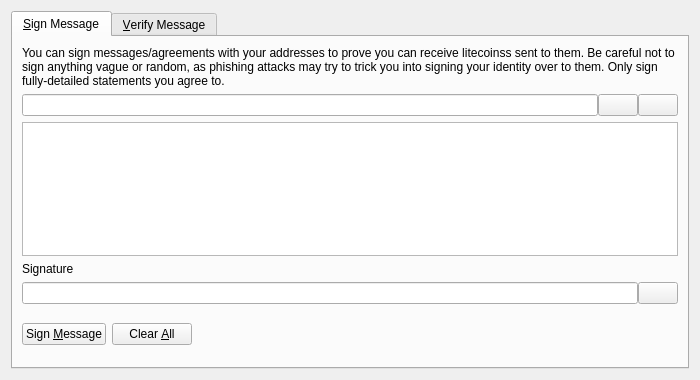
<?xml version="1.0" encoding="UTF-8"?>
<ui version="4.0">
 <class>SignVerifyMessageDialog</class>
 <widget class="QDialog" name="SignVerifyMessageDialog">
  <property name="geometry">
   <rect>
    <x>0</x>
    <y>0</y>
    <width>700</width>
    <height>380</height>
   </rect>
  </property>
  <property name="windowTitle">
   <string>Signatures - Sign / Verify a Message</string>
  </property>
  <property name="modal">
   <bool>true</bool>
  </property>
  <layout class="QVBoxLayout" name="verticalLayout">
   <item>
    <widget class="QTabWidget" name="tabWidget">
     <property name="currentIndex">
      <number>0</number>
     </property>
     <widget class="QWidget" name="tabSignMessage">
      <attribute name="title">
       <string>&amp;Sign Message</string>
      </attribute>
      <layout class="QVBoxLayout" name="verticalLayout_SM">
       <item>
        <widget class="QLabel" name="infoLabel_SM">
         <property name="text">
          <string>You can sign messages/agreements with your addresses to prove you can receive litecoinss sent to them. Be careful not to sign anything vague or random, as phishing attacks may try to trick you into signing your identity over to them. Only sign fully-detailed statements you agree to.</string>
         </property>
         <property name="textFormat">
          <enum>Qt::PlainText</enum>
         </property>
         <property name="wordWrap">
          <bool>true</bool>
         </property>
        </widget>
       </item>
       <item>
        <layout class="QHBoxLayout" name="horizontalLayout_1_SM">
         <property name="spacing">
          <number>0</number>
         </property>
         <item>
          <widget class="QValidatedLineEdit" name="addressIn_SM">
           <property name="toolTip">
            <string>The LitecoinS address to sign the message with</string>
           </property>
          </widget>
         </item>
         <item>
          <widget class="QPushButton" name="addressBookButton_SM">
           <property name="toolTip">
            <string>Choose previously used address</string>
           </property>
           <property name="text">
            <string/>
           </property>
           <property name="icon">
            <iconset resource="../bitcoin.qrc">
             <normaloff>:/icons/address-book</normaloff>:/icons/address-book</iconset>
           </property>
           <property name="shortcut">
            <string>Alt+A</string>
           </property>
           <property name="autoDefault">
            <bool>false</bool>
           </property>
          </widget>
         </item>
         <item>
          <widget class="QPushButton" name="pasteButton_SM">
           <property name="toolTip">
            <string>Paste address from clipboard</string>
           </property>
           <property name="text">
            <string/>
           </property>
           <property name="icon">
            <iconset resource="../bitcoin.qrc">
             <normaloff>:/icons/editpaste</normaloff>:/icons/editpaste</iconset>
           </property>
           <property name="shortcut">
            <string>Alt+P</string>
           </property>
           <property name="autoDefault">
            <bool>false</bool>
           </property>
          </widget>
         </item>
        </layout>
       </item>
       <item>
        <widget class="QPlainTextEdit" name="messageIn_SM">
         <property name="toolTip">
          <string>Enter the message you want to sign here</string>
         </property>
        </widget>
       </item>
       <item>
        <widget class="QLabel" name="signatureLabel_SM">
         <property name="text">
          <string>Signature</string>
         </property>
         <property name="textFormat">
          <enum>Qt::PlainText</enum>
         </property>
        </widget>
       </item>
       <item>
        <layout class="QHBoxLayout" name="horizontalLayout_2_SM">
         <property name="spacing">
          <number>0</number>
         </property>
         <item>
          <widget class="QLineEdit" name="signatureOut_SM">
           <property name="font">
            <font>
             <italic>true</italic>
            </font>
           </property>
           <property name="readOnly">
            <bool>true</bool>
           </property>
          </widget>
         </item>
         <item>
          <widget class="QPushButton" name="copySignatureButton_SM">
           <property name="toolTip">
            <string>Copy the current signature to the system clipboard</string>
           </property>
           <property name="text">
            <string/>
           </property>
           <property name="icon">
            <iconset resource="../bitcoin.qrc">
             <normaloff>:/icons/editcopy</normaloff>:/icons/editcopy</iconset>
           </property>
           <property name="autoDefault">
            <bool>false</bool>
           </property>
          </widget>
         </item>
        </layout>
       </item>
       <item>
        <layout class="QHBoxLayout" name="horizontalLayout_3_SM">
         <item>
          <widget class="QPushButton" name="signMessageButton_SM">
           <property name="toolTip">
            <string>Sign the message to prove you own this LitecoinS address</string>
           </property>
           <property name="text">
            <string>Sign &amp;Message</string>
           </property>
           <property name="icon">
            <iconset resource="../bitcoin.qrc">
             <normaloff>:/icons/edit</normaloff>:/icons/edit</iconset>
           </property>
           <property name="autoDefault">
            <bool>false</bool>
           </property>
          </widget>
         </item>
         <item>
          <widget class="QPushButton" name="clearButton_SM">
           <property name="toolTip">
            <string>Reset all sign message fields</string>
           </property>
           <property name="text">
            <string>Clear &amp;All</string>
           </property>
           <property name="icon">
            <iconset resource="../bitcoin.qrc">
             <normaloff>:/icons/remove</normaloff>:/icons/remove</iconset>
           </property>
           <property name="autoDefault">
            <bool>false</bool>
           </property>
          </widget>
         </item>
         <item>
          <spacer name="horizontalSpacer_1_SM">
           <property name="orientation">
            <enum>Qt::Horizontal</enum>
           </property>
           <property name="sizeHint" stdset="0">
            <size>
             <width>40</width>
             <height>48</height>
            </size>
           </property>
          </spacer>
         </item>
         <item>
          <widget class="QLabel" name="statusLabel_SM">
           <property name="font">
            <font>
             <weight>75</weight>
             <bold>true</bold>
            </font>
           </property>
           <property name="text">
            <string/>
           </property>
           <property name="wordWrap">
            <bool>true</bool>
           </property>
          </widget>
         </item>
         <item>
          <spacer name="horizontalSpacer_2_SM">
           <property name="orientation">
            <enum>Qt::Horizontal</enum>
           </property>
           <property name="sizeHint" stdset="0">
            <size>
             <width>40</width>
             <height>48</height>
            </size>
           </property>
          </spacer>
         </item>
        </layout>
       </item>
      </layout>
     </widget>
     <widget class="QWidget" name="tabVerifyMessage">
      <attribute name="title">
       <string>&amp;Verify Message</string>
      </attribute>
      <layout class="QVBoxLayout" name="verticalLayout_VM">
       <item>
        <widget class="QLabel" name="infoLabel_VM">
         <property name="text">
          <string>Enter the receiver's address, message (ensure you copy line breaks, spaces, tabs, etc. exactly) and signature below to verify the message. Be careful not to read more into the signature than what is in the signed message itself, to avoid being tricked by a man-in-the-middle attack. Note that this only proves the signing party receives with the address, it cannot prove sendership of any transaction!</string>
         </property>
         <property name="textFormat">
          <enum>Qt::PlainText</enum>
         </property>
         <property name="alignment">
          <set>Qt::AlignLeading|Qt::AlignLeft|Qt::AlignTop</set>
         </property>
         <property name="wordWrap">
          <bool>true</bool>
         </property>
        </widget>
       </item>
       <item>
        <layout class="QHBoxLayout" name="horizontalLayout_1_VM">
         <property name="spacing">
          <number>0</number>
         </property>
         <item>
          <widget class="QValidatedLineEdit" name="addressIn_VM">
           <property name="toolTip">
            <string>The LitecoinS address the message was signed with</string>
           </property>
          </widget>
         </item>
         <item>
          <widget class="QPushButton" name="addressBookButton_VM">
           <property name="toolTip">
            <string>Choose previously used address</string>
           </property>
           <property name="text">
            <string/>
           </property>
           <property name="icon">
            <iconset resource="../bitcoin.qrc">
             <normaloff>:/icons/address-book</normaloff>:/icons/address-book</iconset>
           </property>
           <property name="shortcut">
            <string>Alt+A</string>
           </property>
           <property name="autoDefault">
            <bool>false</bool>
           </property>
          </widget>
         </item>
        </layout>
       </item>
       <item>
        <widget class="QPlainTextEdit" name="messageIn_VM"/>
       </item>
       <item>
        <widget class="QValidatedLineEdit" name="signatureIn_VM"/>
       </item>
       <item>
        <layout class="QHBoxLayout" name="horizontalLayout_2_VM">
         <item>
          <widget class="QPushButton" name="verifyMessageButton_VM">
           <property name="toolTip">
            <string>Verify the message to ensure it was signed with the specified LitecoinS address</string>
           </property>
           <property name="text">
            <string>Verify &amp;Message</string>
           </property>
           <property name="icon">
            <iconset resource="../bitcoin.qrc">
             <normaloff>:/icons/transaction_0</normaloff>:/icons/transaction_0</iconset>
           </property>
           <property name="autoDefault">
            <bool>false</bool>
           </property>
          </widget>
         </item>
         <item>
          <widget class="QPushButton" name="clearButton_VM">
           <property name="toolTip">
            <string>Reset all verify message fields</string>
           </property>
           <property name="text">
            <string>Clear &amp;All</string>
           </property>
           <property name="icon">
            <iconset resource="../bitcoin.qrc">
             <normaloff>:/icons/remove</normaloff>:/icons/remove</iconset>
           </property>
           <property name="autoDefault">
            <bool>false</bool>
           </property>
          </widget>
         </item>
         <item>
          <spacer name="horizontalSpacer_1_VM">
           <property name="orientation">
            <enum>Qt::Horizontal</enum>
           </property>
           <property name="sizeHint" stdset="0">
            <size>
             <width>40</width>
             <height>48</height>
            </size>
           </property>
          </spacer>
         </item>
         <item>
          <widget class="QLabel" name="statusLabel_VM">
           <property name="font">
            <font>
             <weight>75</weight>
             <bold>true</bold>
            </font>
           </property>
           <property name="text">
            <string/>
           </property>
           <property name="wordWrap">
            <bool>true</bool>
           </property>
          </widget>
         </item>
         <item>
          <spacer name="horizontalSpacer_2_VM">
           <property name="orientation">
            <enum>Qt::Horizontal</enum>
           </property>
           <property name="sizeHint" stdset="0">
            <size>
             <width>40</width>
             <height>48</height>
            </size>
           </property>
          </spacer>
         </item>
        </layout>
       </item>
      </layout>
     </widget>
    </widget>
   </item>
  </layout>
 </widget>
 <customwidgets>
  <customwidget>
   <class>QValidatedLineEdit</class>
   <extends>QLineEdit</extends>
   <header>qvalidatedlineedit.h</header>
  </customwidget>
 </customwidgets>
 <resources>
  <include location="../bitcoin.qrc"/>
 </resources>
 <connections/>
</ui>
